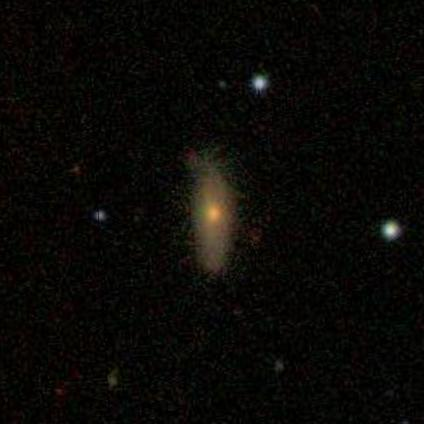
#> input picture dataset/Train_images/Cigar-shaped smooth/110411.jpg, 424 x 424 px, found by its file name; its folder holds only this picture in this run
$ jupyter execute --allow-errors image_preprocess.ipynb   (older library calls are emulated)
#> lines starting #> are read from the running program, lines starting #| are printed output that depends on the picture; after the words box and inside, x2 and y2 are one past the last pixel; in counts of white or black regions, pixels touching at a corner belong together
<a href="https://colab.research.google.com/github/RyanChen12035/w281_final_galaxy_zoo/blob/main/image_preprocess.ipynb" target="_parent"></a>

[cell 1]
from google.colab import drive

# mount Google Drive
drive.mount('/content/drive')

[cell 2]
import os
image_dir = '/content/drive/MyDrive/galaxy_zoo/Train_images/Train_images/Cigar-shaped smooth'

image_files = os.listdir(image_dir)
print(len(image_files))

# get the path of image in the list
image_path = os.path.join(image_dir, image_files[0])

[cell 3]
# print out the image
import matplotlib.pyplot as plt
import matplotlib.image as mpimg

img = mpimg.imread(image_path)
#> img is the input picture: shape (424, 424, 3); mean R, G, B 10, 9, 6.3
plt.imshow(img)
plt.axis('off')  # Turn off axis
plt.show()

[cell 4]
import pandas as pd

csv_file_path = '/content/drive/MyDrive/galaxy_zoo/train_label.csv'
column_names = ['index', 'class']

df = pd.read_csv(csv_file_path, names=column_names)
#> (reads dataset/train_label.csv from the repository)
# create a dictionary for index and class
index_to_class = dict(zip(df['index'], df['class']))

[cell 5]
image_path = os.path.join(image_dir, image_files[0])
filename = os.path.basename(image_path)
index = filename.split('.')[0]
index = int(index)

# Print the index
print("Index:", index)
print(index_to_class[index])

img = mpimg.imread(image_path)
plt.imshow(img)
plt.axis('off')  # Turn off axis
plt.show()

Refer to the filters used in exercise 7

[cell 6]
# copy the filters from ex7
import numpy as np
import matplotlib.pyplot as plt
import cv2
import os
import math
from mpl_toolkits.axes_grid1 import make_axes_locatable
from PIL import Image
import urllib

[cell 7]
image_path = os.path.join(image_dir, image_files[0])
im = np.array(Image.open(image_path))
print(im.shape)
#| (424, 424, 3)

# display the image
plt.figure(figsize=(15,10))
plt.axis('off')
plt.imshow(im)
plt.show()

[cell 8]
def display_img_colorbar(img):
  # display the points
  fig, ax = plt.subplots(figsize=(15, 10))
  im_ax = plt.imshow(img, cmap='gray')
  # create an axes on the right side of ax. The width of cax will be 5%
  # of ax and the padding between cax and ax will be fixed at 0.05 inch.
  divider = make_axes_locatable(ax)
  cax = divider.append_axes("right", size="5%", pad=0.05)
  plt.colorbar(im_ax, cax=cax)
  plt.show()

[cell 9]
# convert to grayscale
def grayscale_preprocessing(img):
  if np.max(img)>1:
    img = img.astype(np.float32)/255.0
  im_gray = np.mean(img, axis=2)
  return im_gray

im_gray = grayscale_preprocessing(im)
display_img_colorbar(im_gray)

[cell 10]
# median filter, replaces each pixel's value with the median value of the intensities in the neighborhood of that pixel
# kernel size = 5, A larger kernel size will have a more significant smoothing effect
def median_preprocessing(img, ksize):
#> called with ksize = 5
  median_filtered_image = cv2.medianBlur(img, ksize)
  return median_filtered_image

median_filtered_image = median_preprocessing(im_gray, 5)
display_img_colorbar(median_filtered_image)

[cell 11]
# This filter is more advanced and can reduce noise while keeping edges sharp. It does this by considering both the spatial proximity and the intensity similarity.
def bilateral_preprocessing(img, ksize, sigmX, sigmY):
#> called with ksize = 9, sigmX = 75, sigmY = 75
  bilateral_filtered_image = cv2.bilateralFilter(img, ksize, sigmX, sigmY)
  return bilateral_filtered_image

bilateral_filtered_image = bilateral_preprocessing(im_gray, 9, 75, 75)
display_img_colorbar(bilateral_filtered_image)

[cell 12]
# high pass freqeuncies are noises
def high_pass_preprocessing(img, ksize, sig):
#> called with ksize = (3, 3), sig = 0
  low_pass = cv2.GaussianBlur(img, ksize, 0)
  high_pass = img - low_pass
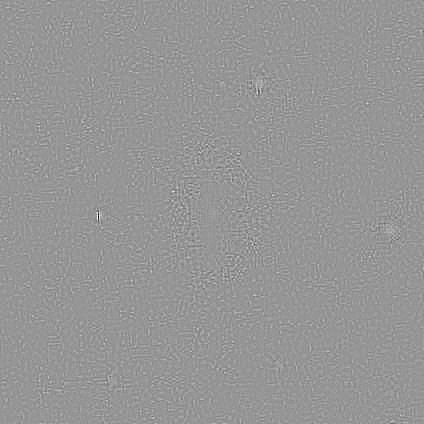
#> high_pass: shape (424, 424) float32; min -0.119, max 0.0826, mean 1.11e-06; drawn with min black and max white
  return high_pass

high_pass_img = high_pass_preprocessing(im_gray, (3,3), 0)
display_img_colorbar(high_pass_img)
#> in display_img_colorbar (call 4), `plt.show()`:
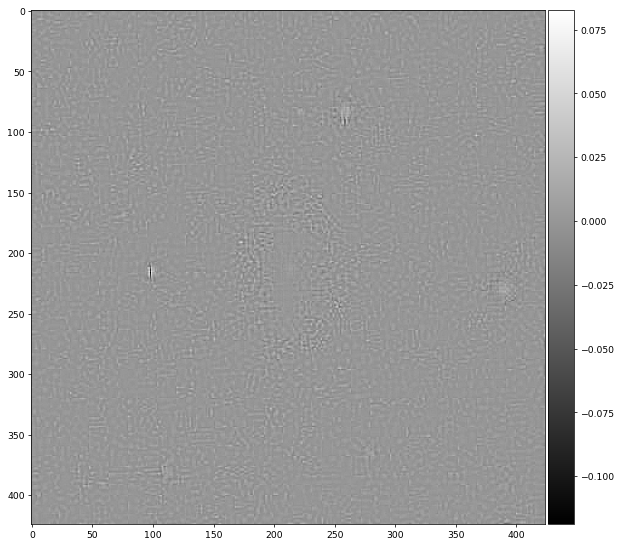
#> figure drawn by matplotlib, 2 panels

[cell 13]
# compute edges of the image
# the larger kernel size is, the clearer the image we have. Small kernal would make the image fuzzy and full of noises.
def sobel_preprocessing(img, ksize):
#> called with ksize = 31
  sobelx = cv2.Sobel(img, cv2.CV_32F, 1, 0, ksize=ksize) # Find x and y gradients
  sobely = cv2.Sobel(img, cv2.CV_32F, 0, 1, ksize=ksize)
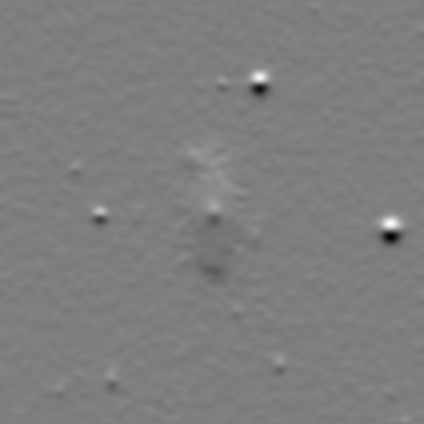
#> sobely: shape (424, 424) float32; min -3.13e+16, max 3.17e+16, mean 3.68e+12; drawn with min black and max white
  magnitude = np.sqrt(sobelx**2.0 + sobely**2.0)
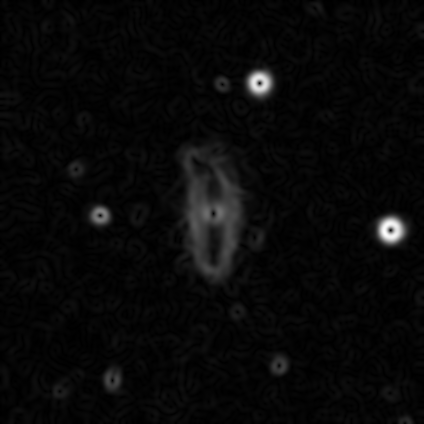
#> magnitude: shape (424, 424) float32; min 2965331.8, max 3.28e+16, mean 1.15e+15; drawn with min black and max white
  magnitude = magnitude / np.max(magnitude) # normalize
  return magnitude

sobel_img = sobel_preprocessing(bilateral_filtered_image, 31)
display_img_colorbar(sobel_img)

[cell 14]
# GaussianBlur before canny to reduce the noise
# Arguments: kernel size (width, height), sigmaX and sigmaY
# Default setting sigma = 0.3*((ksize-1)*0.5 - 1) + 0.8
# if the kernel has wider tails, the image will be more blurred or higher sigma

def gaussian_blur_preprocessing(img, ksize, sigma):
#> called with ksize = (7, 7), sigma = (16, 10)
  blurred_im = cv2.GaussianBlur(img, ksize, sigmaX=sigma[0], sigmaY=sigma[1])
  return blurred_im

blurred_im = gaussian_blur_preprocessing(sobel_img, (7, 7), (16, 10))
display_img_colorbar(blurred_im)

[cell 15]
def canny_filter(img, high_threshold, low_threshold):
  # ensure the image is normalized to the range [0, 1]
#> called with high_threshold = 120, low_threshold = 30
  img = img / np.max(img)
#> img: shape (424, 424) float32
  # scale the image to the range [0, 255] and convert to 8-bit
  img_8u = np.uint8(img * 255)
  # threshold the image and get the interesting points
  # The high threshold is used to identify the strong edges. Pixels with intensity gradients above this threshold are marked as strong edge pixels.
  # The low threshold is used to identify the non-edges. Pixels with intensity gradients below this threshold are suppressed.
  # By setting the high threshold too low, many pixels might be considered as strong edges, leading to a noisy edge image. Similarly, if the low threshold is set too high, you might miss genuine weak edges that should contribute to the final edge image.

  im_threshold = cv2.Canny(image=img_8u, threshold1=low_threshold, threshold2=high_threshold) # Canny Edge
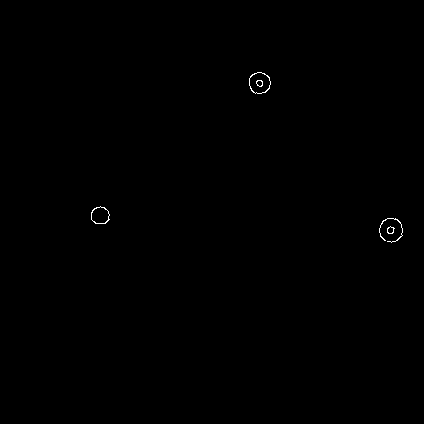
#> im_threshold: shape (424, 424); 0.15% white in thin lines or dots, all inside (x1, y1, x2, y2) = (91, 72, 403, 243)
  im_threshold = im_threshold / np.max(im_threshold) # normalize
  return im_threshold

img_canny = canny_filter(blurred_im, 120, 30)
display_img_colorbar(img_canny)
#> in display_img_colorbar (call 7), `plt.show()`:
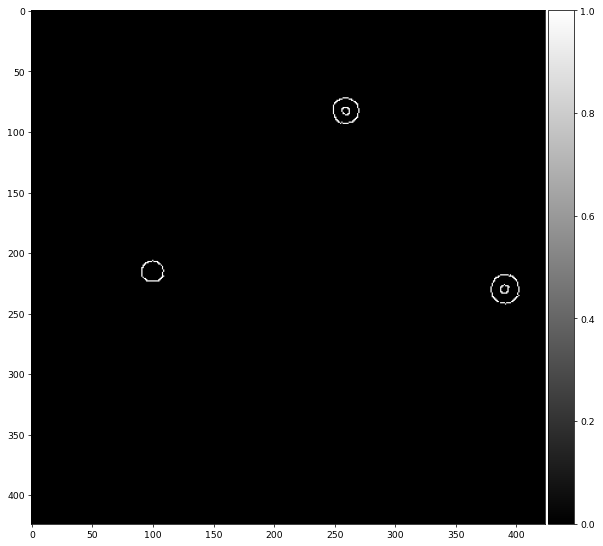
#> figure drawn by matplotlib, 2 panels

[cell 16]
def crop_center(img, cropx, cropy):
#> called with cropx = 200, cropy = 200
    y, x = img.shape
#> y = 424; x = 424
    startx = x // 2 - (cropx // 2)
#> startx = 112
    starty = y // 2 - (cropy // 2)
#> starty = 112
    return img[starty:starty+cropy, startx:startx+cropx]
#> returned value: shape (200, 200) float64; every value is 0

display_img_colorbar(crop_center(img_canny, 200, 200))
#> in display_img_colorbar (call 8), `plt.show()`:
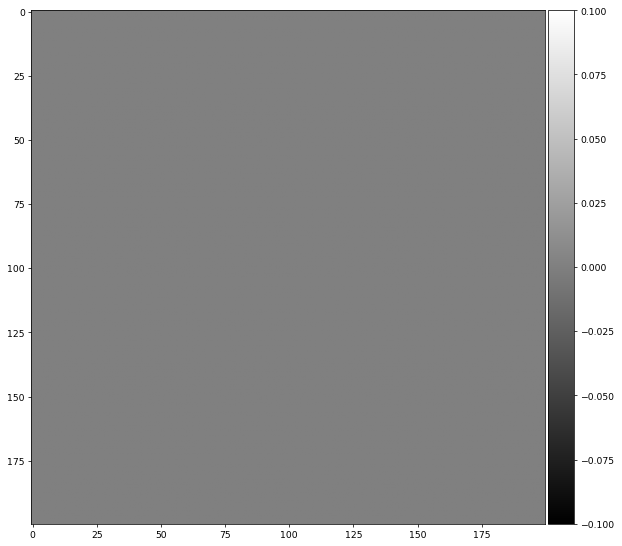
#> figure drawn by matplotlib, 2 panels
#> call 2 of canny_filter, with high_threshold = 90, low_threshold = 0
#> in canny_filter (call 2), `im_threshold = cv2.Canny(image=img_8u, threshold1=low_threshold, thres..`:
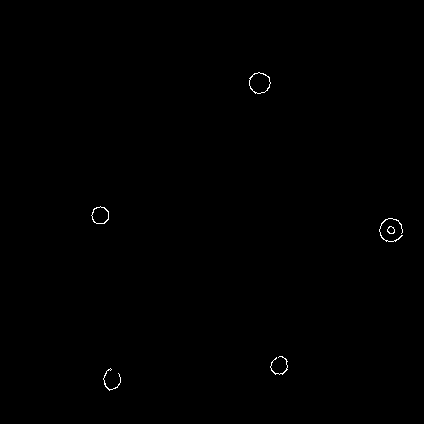
#> im_threshold: shape (424, 424); 0.2% white in thin lines or dots, all inside (x1, y1, x2, y2) = (91, 72, 403, 391)

[cell 17]
def plot_stages(img_list):
  fig, axes = plt.subplots(nrows=1, ncols=len(img_list), figsize=(20, 4))
  for i, img in enumerate(img_list):
    axes[i].imshow(img, cmap='gray')
    axes[i].axis('off')  # Turn off axis
#> this loop made 7 passes
  plt.show()

[cell 18]
# test 1, bilateral -> sobel -> gaussian_blur -> canny
image_dir = '/content/drive/MyDrive/galaxy_zoo/Train_images/Train_images/Cigar-shaped smooth'
image_files = os.listdir(image_dir)

image_path = os.path.join(image_dir, image_files[0])
im = np.array(Image.open(image_path))
img_list = [im]

im_gray = grayscale_preprocessing(im)
img_list.append(im_gray)

im_bilateral = bilateral_preprocessing(im_gray, 3, 30, 30)
img_list.append(im_bilateral)

im_sobel = sobel_preprocessing(im_bilateral, 31)
img_list.append(im_sobel)

im_blurred = gaussian_blur_preprocessing(im_sobel, (9, 9), (10, 10))
img_list.append(im_blurred)

im_canny = canny_filter(im_blurred, 90, 0)
img_list.append(im_canny)

im_cropped = crop_center(im_canny, 200, 200)
img_list.append(im_cropped)

plot_stages(img_list)
# display_img_colorbar(im_cropped)

[cell 19]
# test 2, bilateral-> sobel -> bilateral -> sobel -> gaussian_blur -> canny
# get the change of the edges: corners
# get the contour of the bright spot in the center
image_dir = '/content/drive/MyDrive/galaxy_zoo/Train_images/Train_images/Cigar-shaped smooth'
image_files = os.listdir(image_dir)

image_path = os.path.join(image_dir, image_files[0])
im = np.array(Image.open(image_path))
img_list = [im]

im_gray = grayscale_preprocessing(im)
img_list.append(im_gray)

im_bilateral = bilateral_preprocessing(im_gray, 5, 30, 30)
img_list.append(im_bilateral)

im_sobel = sobel_preprocessing(im_bilateral, 31)
img_list.append(im_sobel)

im_bilateral_2 = bilateral_preprocessing(im_sobel, 9, 75, 75)
img_list.append(im_bilateral_2)

im_sobel_2 = sobel_preprocessing(im_bilateral_2, 31)
#> call 4 of sobel_preprocessing, with ksize = 31
#> in sobel_preprocessing (call 4), `sobelx = cv2.Sobel(img, cv2.CV_32F, 1, 0, ksize=ksize)`:
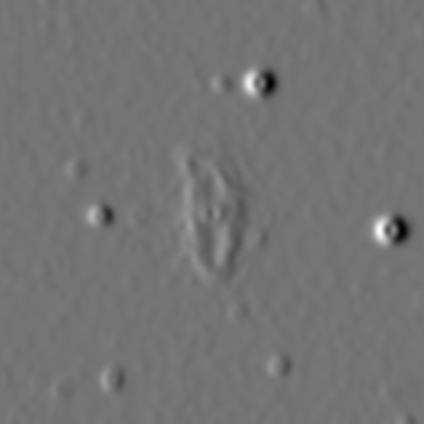
#> sobelx: shape (424, 424) float32; min -3.96e+16, max 4.72e+16, mean 2.82e+12; drawn with min black and max white
#> in sobel_preprocessing (call 4), `magnitude = np.sqrt(sobelx**2.0 + sobely**2.0)`:
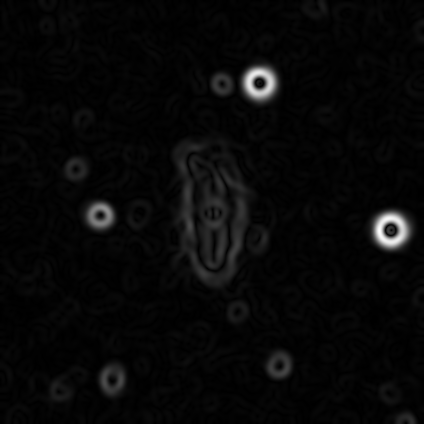
#> magnitude: shape (424, 424) float32; min 4349434, max 4.73e+16, mean 1.52e+15; drawn with min black and max white
img_list.append(im_sobel_2)

im_blurred = gaussian_blur_preprocessing(im_sobel_2, (9, 9), (10, 10))
img_list.append(im_blurred)

im_canny = canny_filter(im_blurred, 90, 0)
img_list.append(im_canny)

im_cropped = crop_center(im_canny, 200, 200)
img_list.append(im_cropped)

plot_stages(img_list)
#> the loop in plot_stages (call 2), `for i, img in enumerate(img_list):` made 9 passes
